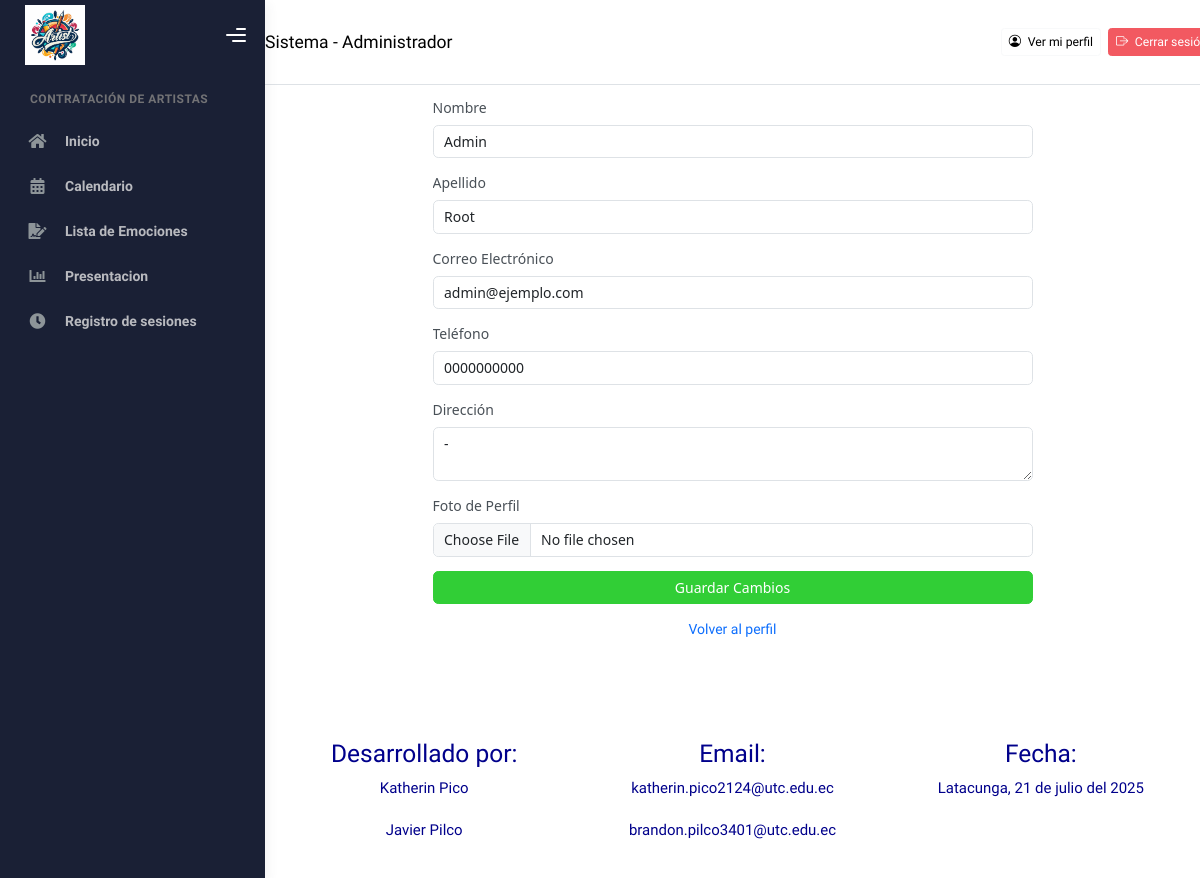
Page /perfil/editar/ (signed in) on the earlier database version.
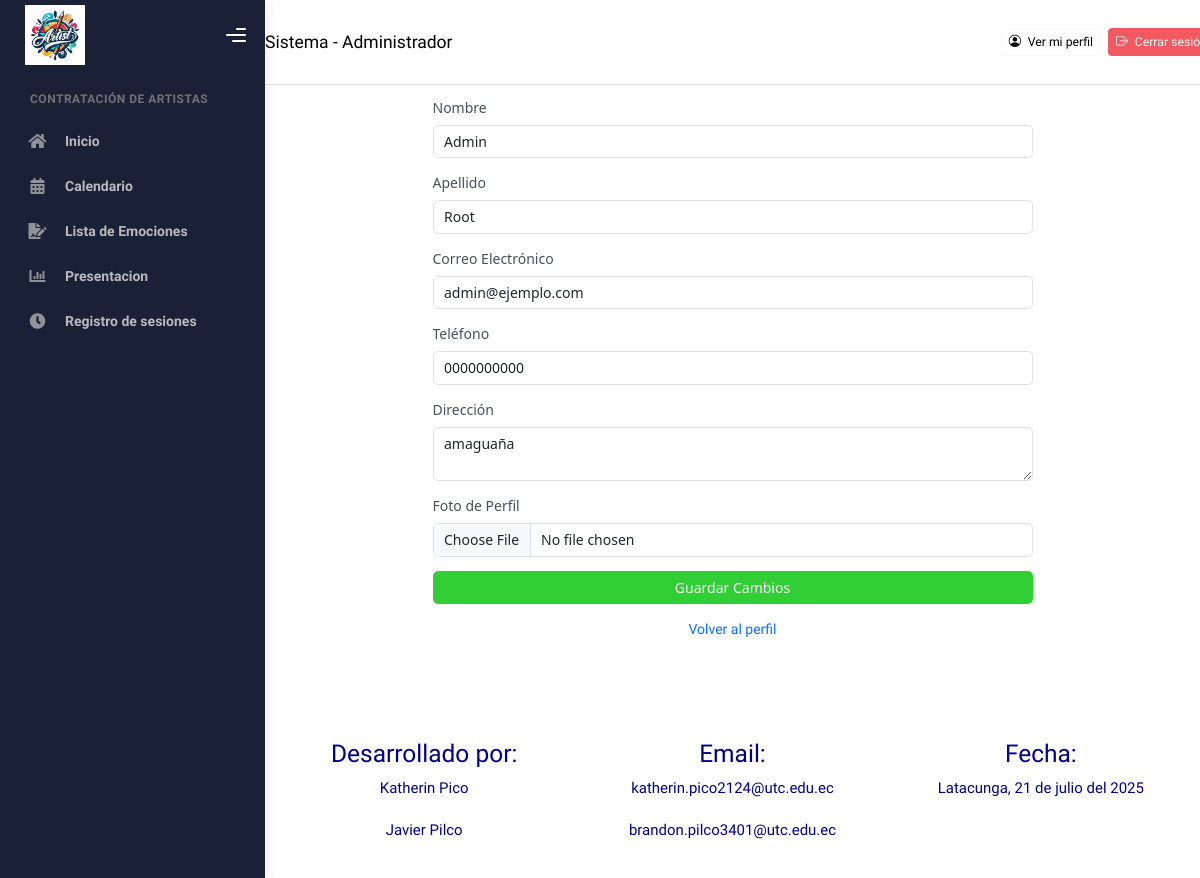
Same page on the later database version.
### Aplicaciones/Sistema/models.py (models this page shows, shortened)
class Usuario(AbstractUser):
    telefono = models.CharField(max_length=10)
    direccion = models.TextField()
    rol = models.CharField(max_length=20, choices=ROL_CHOICES, default='Usuario')
    verificado = models.BooleanField(default=False)
    bloqueado = models.BooleanField(default=False)
    foto_perfil = models.ImageField(upload_to='usuarios/perfil/', null=True, blank=True)
    groups = models.ManyToManyField(
        Group,
        related_name='usuarios',
        blank=True,
        help_text='Grupos a los que pertenece el usuario.',
        verbose_name='grupos',
    )
    user_permissions = models.ManyToManyField(
        Permission,
        related_name='usuarios_permisos',
        blank=True,
        help_text='Permisos específicos para el usuario.',
        verbose_name='permisos de usuario',
    )

### Aplicaciones/Sistema/views.py (the view, shortened to what this page needs)
# urls.py: path('perfil/editar/', views.editar_perfil, name='editar_perfil'),
def editar_perfil(request):
    usuario_id = request.session.get('usuario_id')
    if not usuario_id:
        return redirect('login')
    try:
        usuario = Usuario.objects.get(id=usuario_id)
    except Usuario.DoesNotExist:
        return redirect('login')
    plantilla = 'admin/editar_perfil_admin.html' if usuario.rol == 'Administrador' else 'usuario/editar_perfil_usuario.html'
    return render(request, plantilla, {'usuario': usuario})

### Aplicaciones/Sistema/templates/admin/editar_perfil_admin.html (shortened to what this page needs)
{% extends 'admin/plantilla.html' %}
{% load static %}
{% block contenido %}
<!DOCTYPE html>
<html lang="es">
<head>
    <link href="https://cdn.jsdelivr.net/npm/bootstrap@5.3.0/dist/css/bootstrap.min.css" rel="stylesheet" />
</head>
<body>
<div class="container mt-5" style="max-width: 600px;">
    <h2 class="mb-4">Editar Perfil Administrador</h2>
    <form method="post" enctype="multipart/form-data" action="{% url 'editar_perfil' %}">
        <div class="mb-3">
            <label for="first_name" class="form-label">Nombre</label>
            <input type="text" class="form-control" id="first_name" name="first_name" value="{{ usuario.first_name }}" required />
        </div>
        <div class="mb-3">
            <label for="last_name" class="form-label">Apellido</label>
            <input type="text" class="form-control" id="last_name" name="last_name" value="{{ usuario.last_name }}" required />
        </div>
        <div class="mb-3">
            <label for="email" class="form-label">Correo Electrónico</label>
            <input type="email" class="form-control" id="email" name="email" value="{{ usuario.email }}" required />
        </div>
        <div class="mb-3">
            <label for="telefono" class="form-label">Teléfono</label>
            <input type="text" class="form-control" id="telefono" name="telefono" value="{{ usuario.telefono }}" maxlength="10" required />
        </div>
        <div class="mb-3">
            <label for="direccion" class="form-label">Dirección</label>
            <textarea class="form-control" id="direccion" name="direccion" rows="2" required>{{ usuario.direccion }}</textarea>
        </div>
        <div class="mb-3">
            <label for="foto_perfil" class="form-label">Foto de Perfil</label>
            <input type="file" class="form-control" id="foto_perfil" name="foto_perfil" accept="image/*" />
        </div>
        <button type="submit" class="btn btn-success w-100">Guardar Cambios</button>
    </form>
    <div class="mt-3 text-center">
        <a href="{% url 'ver_perfil' %}">Volver al perfil</a>
    </div>
</div>
</body>
</html>
{% endblock %}

Differences in the rows shown:
changed Usuario "Admin": direccion "-" → "amaguaña"
